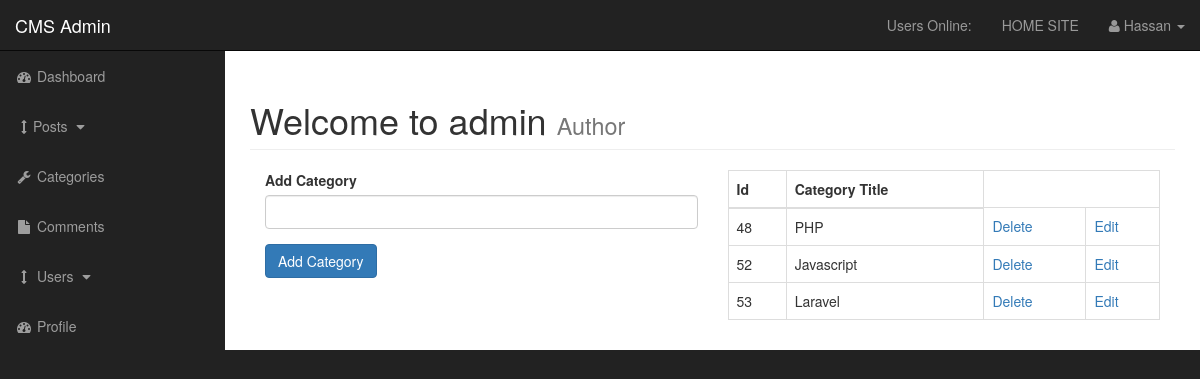
/admin/categories.php (signed in), run on the app's committed database.
### tables this page shows
CREATE TABLE `categories` (
  `cat_id` int(3) NOT NULL,
  `cat_title` varchar(255) NOT NULL
);

### admin/categories.php (the view, shortened to what this page needs)
<?php include "includes/admin_header.php" ?>
    <div id="wrapper">
        <?php include "includes/admin_navigation.php" ?>
<div id="page-wrapper">
<div class="container-fluid">
    <div class="row">
        <div class="col-lg-12">
            <h1 class="page-header">
                Welcome to admin
                <small>Author</small>
            </h1>
            <div class="col-xs-6">
    <form action="" method="post">
      <div class="form-group">
         <label for="cat-title">Add Category</label>
          <input type="text" class="form-control" name="cat_title">
      </div>
       <div class="form-group">
          <input class="btn btn-primary" type="submit" name="submit" value="Add Category">
      </div>
    </form>
    </div>
            <div class="col-xs-6">
    <table class="table table-bordered table-hover">
        <thead>
            <tr>
                <th>Id</th>
                <th>Category Title</th>
            </tr>
        </thead>
        <tbody>
        <?php
    $query = "SELECT * FROM categories";
    $select_categories = mysqli_query($connection,$query);
    while($row = mysqli_fetch_assoc($select_categories)) {
    $cat_id = $row['cat_id'];
    $cat_title = $row['cat_title'];
    echo "<tr>";
    echo "<td>{$cat_id}</td>";
    echo "<td>{$cat_title}</td>";
   echo "<td><a href='categories.php?delete={$cat_id}'>Delete</a></td>";
   echo "<td><a href='categories.php?edit={$cat_id}'>Edit</a></td>";
    echo "</tr>";
    }
?>
        </tbody>
    </table>
                </div>
            </div>
        </div>
    </div>
</div>
    <?php include "includes/admin_footer.php" ?>

### admin/css/sb-admin.css (style rules this page uses)
body { margin-top: 100px; background-color: #222; }
@media (min-width:768px) { body { margin-top: 50px; } }
#wrapper { padding-left: 0; }
#page-wrapper { width: 100%; padding: 0; background-color: #fff; }
@media (min-width:768px) { #wrapper { padding-left: 225px; } }
@media (min-width:768px) { #page-wrapper { padding: 10px; } }

### data on the page
categories: cat_id "48", cat_title "PHP"
categories: cat_id "52", cat_title "Javascript"
categories: cat_id "53", cat_title "Laravel"

### other printed values
$_SESSION['username'] "Hassan"
